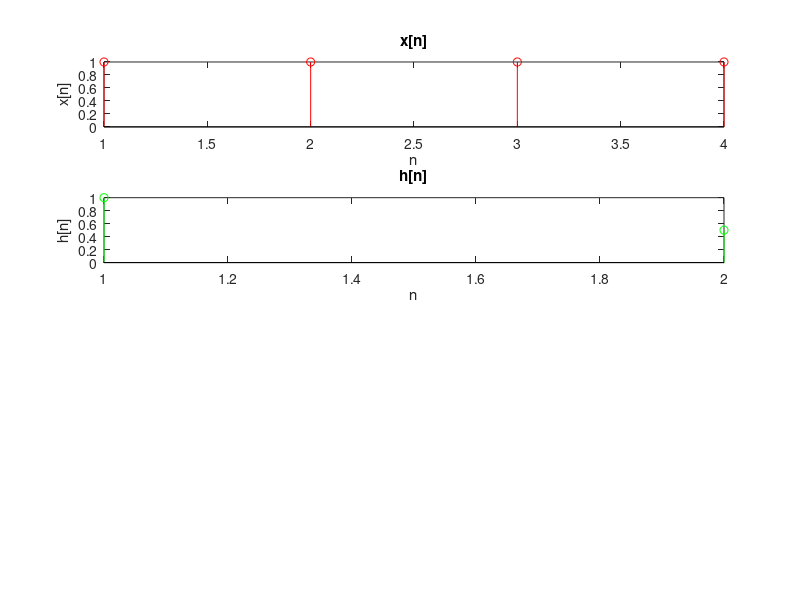

Write the MATLAB code that produced this figure. (Note: this script raises an error after producing the figure.)
clc;
clf;
clear all;

x=[1 1 1 1];
h=[1 0.5];

n1 = 1:length(x)
n2 = 1:length(h)
n3=1:(length(x)+length(h)-1);

subplot(4,1,1);
stem(n1,x,'r');
title("x[n]");
xlabel("n");
ylabel("x[n]");

subplot(4,1,2);
stem(n2,h,'g');
title("h[n]");
xlabel("n");
ylabel("h[n]");

y1=Convolution(x,h);
subplot(4,1,3);
stem(n3,y1,'g');
title("y1[n]");
xlabel("n");
ylabel("y1[n]");

y2=Convolution(h,x);
subplot(4,1,4);
stem(n3,y2,'b');
title("y2[n]");
xlabel("n");
ylabel("y2[n]");
